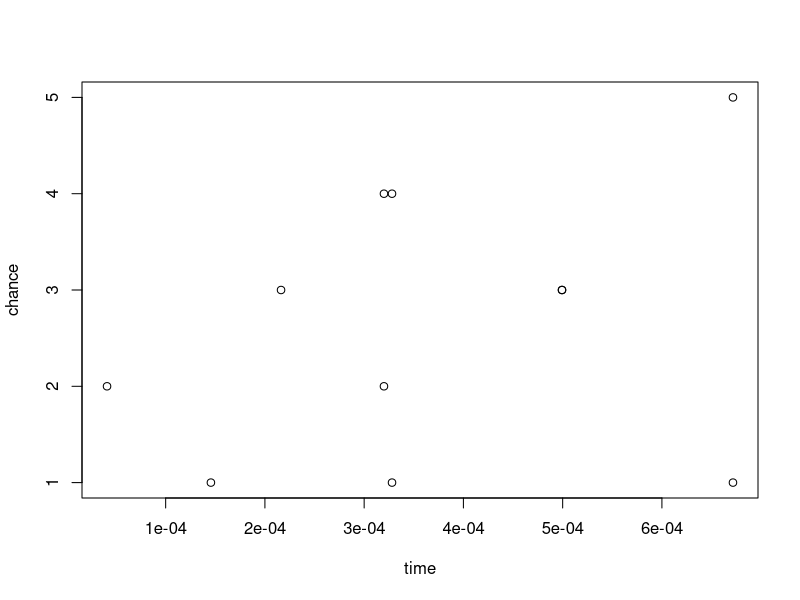

Here is the R script that generated this plot:
rpi <- read.csv('possesion_event_c1_rpi.csv', fileEncoding="UTF-8-BOM")
rpia <- rpi$RPIA
rpib <- rpi$RPIB
rpiduration <- rpi$duration
oppo <- read.csv('possesion_event_c1_oppo.csv', fileEncoding="UTF-8-BOM")
oppoa <- oppo$OPPOA
oppob <- oppo$OPPOB
oppoduration <- oppo$duration
shot_for <- read.csv('possesion_event_c1_for.csv', fileEncoding="UTF-8-BOM")
forchance <- matrix(shot_for$Chance)
shot_for <- shot_for$Shot_for
shot_against <- read.csv('possesion_event_c1_against.csv', fileEncoding="UTF-8-BOM")
againstchance <- matrix(shot_against$Chance)
shot_against <- shot_against$Shot_against

formatrix <- matrix(nrow = 16, ncol = 2)
f <- 0
for (i in (1:length(shot_for)))
{
  for ( j in (1:length(rpia)))
  {
    if (rpia[j] < shot_for[i] && rpib[j] > shot_for[i])
    {
      f <- f + 1
      formatrix[f, 1] = rpiduration[j]
      if (forchance[i] == 'no')
      {
        formatrix[f, 2] = 1
      }
      if (forchance[i] == 'wide')
      {
        formatrix[f, 2] = 2
      }
      if (forchance[i] == 'yes')
      {
        formatrix[f, 2] = 3
      }
      if (forchance[i] == 'blocked')
      {
        formatrix[f, 2] = 4
      }
      if (forchance[i] == 'goal')
      {
        formatrix[f, 2] = 5
      }
      break
    }
  }
}


againstmatrix <- matrix(nrow = 11, ncol = 2)
f <- 0
for (i in (1:length(shot_against)))
{
  for ( j in (1:length(oppoa)))
  {
    if (oppoa[j] < shot_against[i] && oppob[j] > shot_against[i])
    {
      f <- f + 1
      againstmatrix[f, 1] = oppoduration[j]
      if (againstchance[i] == 'no')
      {
        againstmatrix[f, 2] = 1
      }
      if (againstchance[i] == 'wide')
      {
        againstmatrix[f, 2] = 2
      }
      if (againstchance[i] == 'yes')
      {
        againstmatrix[f, 2] = 3
      }
      if (againstchance[i] == 'blocked')
      {
        againstmatrix[f, 2] = 4
      }
      if (againstchance[i] == 'goal')
      {
        againstmatrix[f, 2] = 5
      }
      break
    }
  }
}

plot(againstmatrix[, 1], againstmatrix[, 2], xlab = 'time', ylab = 'chance')
